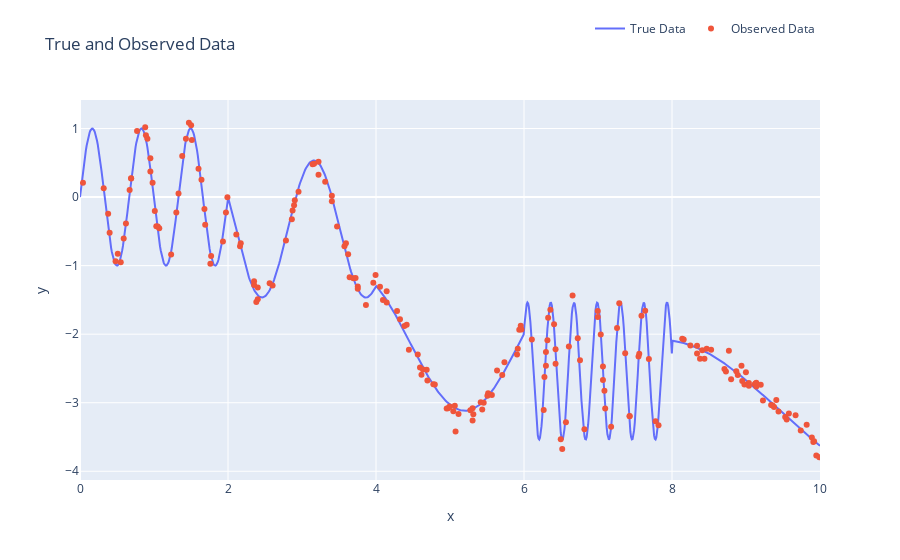

The notebook cell this image was saved under:
### Code cell
# Plot the data

fig = go.Figure()

# Plot true function and sampled noisy data
fig.add_trace(go.Scatter(x=true_x, y=true_y, mode="lines", name="True Data"))
fig.add_trace(go.Scatter(x=obs_x, y=obs_y, mode="markers", name="Observed Data"))

# Update layout
fig.update_xaxes(range=[0, 10])
fig.update_layout(title="True and Observed Data", xaxis_title="x", yaxis_title="y")
fig.update_layout(
    legend=dict(orientation="h", yanchor="bottom", y=1.15, xanchor="right", x=1)
)

if image_type == "html":
    fig.show()
elif image_type == "static":
    display(Image(fig.to_image(format="png", width=900, height=350)))

### Figure 1 — Plotly figure (JSON) as saved in the notebook; plotly's stock layout.template omitted (floating-point values rounded to 4 significant figures; data arrays with more than 128 entries replaced by an {"elided": "..."} marker saying what was removed)
{"data": [{"mode": "lines", "name": "True Data", "type": "scatter", "x": {"elided": "1000 float values"}, "y": {"elided": "1000 float values"}}, {"mode": "markers", "name": "Observed Data", "type": "scatter", "x": {"elided": "200 float values"}, "y": {"elided": "200 float values"}}], "layout": {"legend": {"orientation": "h", "x": 1, "xanchor": "right", "y": 1.15, "yanchor": "bottom"}, "title": {"text": "True and Observed Data"}, "xaxis": {"range": [0, 10], "title": {"text": "x"}}, "yaxis": {"title": {"text": "y"}}}}
